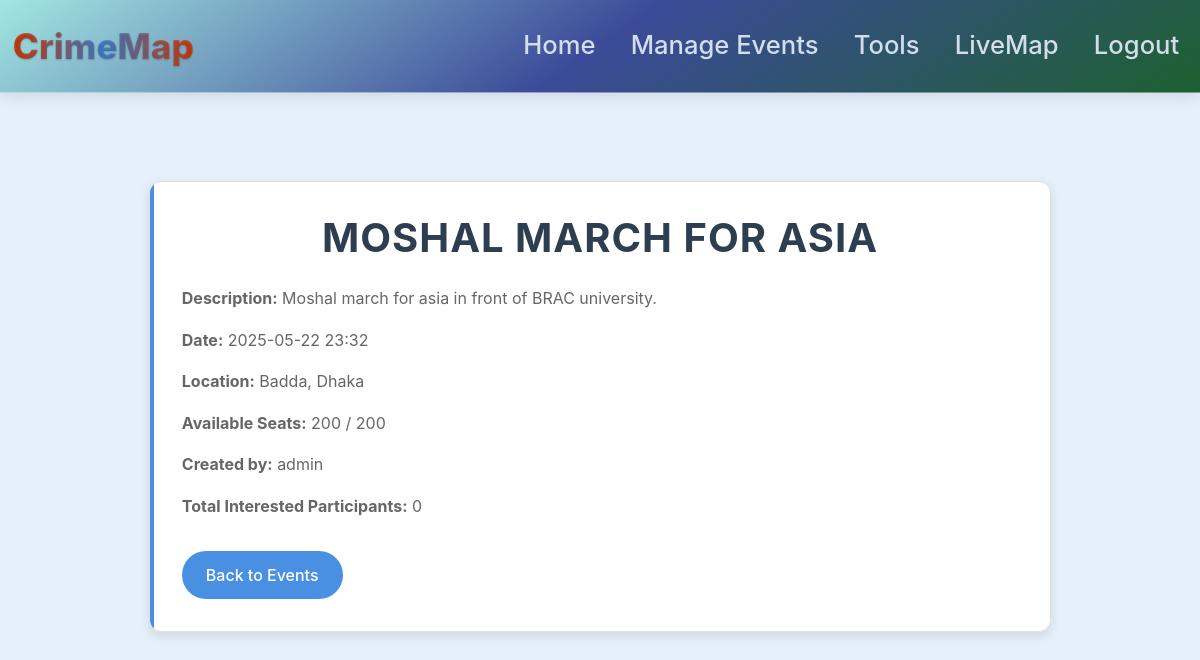
The page /view-event/1 (signed in) on the database its author committed.
### website/models.py (models this page shows)
class Event(db.Model):
    id = db.Column(db.Integer, primary_key=True)
    title = db.Column(db.String(150))
    description = db.Column(db.Text)
    date = db.Column(db.DateTime)
    location = db.Column(db.String(150))
    max_participants = db.Column(db.Integer)
    created_by = db.Column(db.Integer, db.ForeignKey('user.id'))
    created_by_user = db.relationship('User', foreign_keys=[created_by])
    participants = db.relationship('EventParticipant', backref='event', lazy=True)

class User(db.Model, UserMixin):
    id = db.Column(db.Integer, primary_key=True)
    email = db.Column(db.String(150), unique=True)
    password = db.Column(db.String(150))
    first_name = db.Column(db.String(150))
    crimes = db.relationship('Crime', backref='user', lazy=True)

### website/views.py (the view)
@views.route('/view-event/<int:event_id>')
@login_required
def view_event(event_id):
    event = Event.query.get_or_404(event_id)
    is_interested = EventParticipant.query.filter_by(
        event_id=event_id,
        user_id=current_user.id
    ).first() is not None
    return render_template('view_event.html', event=event, user=current_user, is_interested=is_interested)

### website/__init__.py (called while the page is built)
def create_app():
    app = Flask(__name__)
    app.config['SECRET_KEY'] = 'hjshjhdjah kjshkjdhjs'
    app.config['SQLALCHEMY_DATABASE_URI'] = f'sqlite:///{DB_NAME}'
    db.init_app(app)
    from .views import views
    from .auth import auth
    from .feedbacks import feedbacks
    app.register_blueprint(views, url_prefix='/')
    app.register_blueprint(auth, url_prefix='/')
    app.register_blueprint(feedbacks, url_prefix='/feedbacks')
    from .models import User
    with app.app_context():
        db.create_all()
    login_manager = LoginManager()
    login_manager.login_view = 'auth.login'
    login_manager.init_app(app)
    @login_manager.user_loader
    def load_user(id):
        return User.query.get(int(id))
    return app

### website/views.py (called while the page is built)
@views.context_processor
def inject_upcoming_events():
    upcoming_events = Event.query.filter(Event.date > datetime.now()).count()
    return {'upcoming_events': upcoming_events}

### website/templates/view_event.html (shortened to what this page needs)
{% extends "base.html" %}
{% block content %}
<div class="event-detail-container">
    <div class="event-detail-card">
        <h1 class="main-title">{{ event.title }}</h1>
        <p><strong>Description:</strong> {{ event.description }}</p>
        <p><strong>Date:</strong> {{ event.date.strftime('%Y-%m-%d %H:%M') }}</p>
        <p><strong>Location:</strong> {{ event.location }}</p>
        <p><strong>Available Seats:</strong> {{ event.max_participants - event.participants|length }} / {{ event.max_participants }}</p>
        <p><strong>Created by:</strong> {{ event.created_by_user.first_name if event.created_by_user else 'Unknown' }}</p>
        {% if user.id == 1 %}
        <p><strong>Total Interested Participants:</strong> {{ event.max_participants - (event.max_participants - event.participants|length) }}</p>
        {% endif %}
        <a href="{{ url_for('views.upcoming_events') }}" class="btn mt-3">Back to Events</a>
    </div>
</div>
{% endblock %}

### website/templates/base.html (style rules this page uses)
body { background-color: #e6f0fa; color: #2c3e50; font-family: -apple-system, BlinkMacSystemFont, "Segoe UI", Roboto, sans-serif; line-height: 1.6; }

### website/templates/view_event.html (style rules this page uses)
.event-detail-container { max-width: 80%; margin: 2rem auto; padding: 1rem; animation: slideIn 0.5s ease; }
.event-detail-card { background: #ffffff; border-radius: 12px; padding: 2rem; box-shadow: 0 4px 12px rgba(0, 0, 0, 0.1); transition: transform 0.3s ease, box-shadow 0.3s ease; position: relative; overflow: hidden; border: 1px solid #e0e0e0; }
.event-detail-card::before { content: ''; position: absolute; top: 0; left: 0; width: 4px; height: 100%; background: #4a90e2; transition: width 0.3s ease; }
.main-title { font-size: 2.5rem; font-weight: 700; text-align: center; text-transform: uppercase; letter-spacing: 1px; color: #2c3e50; margin-bottom: 1.5rem; }
.event-detail-card p { font-size: 1rem; color: #666666; margin-bottom: 1rem; line-height: 1.6; }
.event-detail-card .btn, .interest-button { background: #4a90e2; color: #ffffff; border: none; padding: 0.75rem 1.5rem; border-radius: 25px; transition: all 0.3s ease; position: relative; overflow: hidden; font-weight: 500; }
.event-detail-card .btn::after, .interest-button::after { content: ''; position: absolute; top: 50%; left: 50%; width: 0; height: 0; background: rgba(255, 255, 255, 0.3); border-radius: 50%; transform: translate(-50%, -50%); transition: width 0.3s ease, height 0.3s ease; }

### rows shown on the page
Event: title "MOSHAL MARCH FOR ASIA", description "Moshal march for asia in front of BRAC university.", date "2025-05-22 23:32", location "Badda, Dhaka", max_participants "200"
User: created_by_user "admin"

### other values the page prints
{{ event.max_participants - event.participants|length }} "200"
